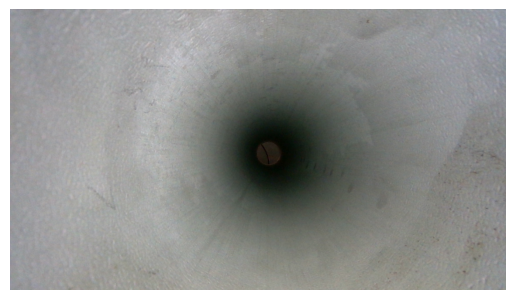
#> input picture thesis/figs/color_0_raw.png, 515 x 300 px
$ python -i frame.py   (imports and definitions only)   (older library calls are emulated)
#> lines starting #> are read from the running program, lines starting #| are printed output that depends on the picture; after the words box and inside, x2 and y2 are one past the last pixel; in counts of white or black regions, pixels touching at a corner belong together
from dataclasses import dataclass
from pathlib import Path
import cv2
import numpy as np
from pixels import PixelList, Pixel
from scipy.optimize import least_squares

WIDTH = 848
HEIGHT = 480
FOCAL_LENGTH_X = 422.068
FOCAL_LENGTH_Y = 424.824
PRINCIPAL_POINT_X = 404.892
PRINCIPAL_POINT_Y = 260.621
camera_matrix = np.array([
    [FOCAL_LENGTH_X, 0, PRINCIPAL_POINT_X],
    [0, FOCAL_LENGTH_Y, PRINCIPAL_POINT_Y],
    [0, 0, 1]
], dtype=np.float32)


@dataclass
class Frame:
    frame_idx: int
    depth_path: Path
    color_path: Path
    raw_timestamp: int
    recording_time_str: str

    # [69 lines left out: functions __post_init__, _extract_pixels, _classify_pixels, _get_reference_circle, _filter_pixels, _detect_ORBs, not called in this run]

    def set_pose(self, pose: np.ndarray):
        self.pose = pose

def fit_circle_to_depth_image(depth_img: np.ndarray):
    depth_norm = cv2.normalize(depth_img, np.zeros_like(depth_img, dtype=np.uint8), 0, 255, cv2.NORM_MINMAX, dtype=cv2.CV_8U)
    depth_uint8 = depth_norm.astype(np.uint8)

    _, binary_img = cv2.threshold(depth_uint8, 0, 255, cv2.THRESH_BINARY + cv2.THRESH_OTSU)
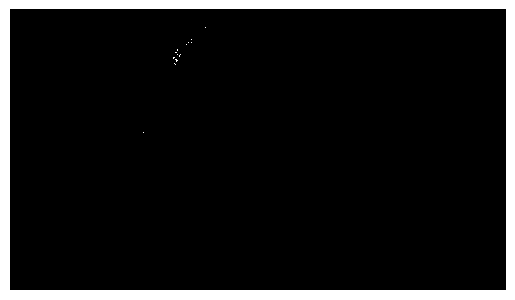
#> binary_img: shape (300, 515); 9.8% white; 14 white regions (13 under 20 px), largest, box (x1, y1, x2, y2) and area: (0, 0, 515, 300) 15124

    kernel_1 = np.ones((5, 5), np.uint8)
    kernel_2 = np.ones((13, 13), np.uint8)
    dilated = cv2.dilate(binary_img, kernel_2, iterations=1)
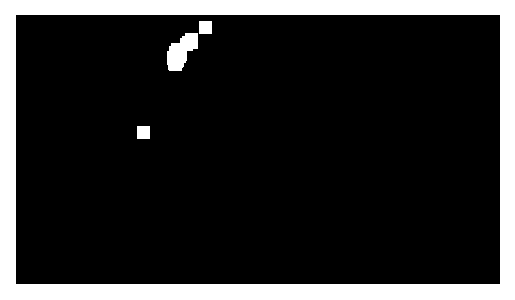
#> dilated: shape (300, 515); 16.4% white; 4 white regions, box (x1, y1, x2, y2) and area: (0, 0, 515, 300) 24304, (167, 33, 198, 71) 737, (199, 21, 212, 34) 169, (137, 126, 150, 139) 169
    eroded = cv2.erode(dilated, kernel_1, iterations=3)
#> eroded: shape (300, 515); 9.8% white; 6 white regions (4 under 20 px), largest, box (x1, y1, x2, y2) and area: (0, 0, 515, 300) 15124, (173, 49, 181, 65) 66

    contours, _ = cv2.findContours(eroded, cv2.RETR_EXTERNAL, cv2.CHAIN_APPROX_SIMPLE)
#> contours = [[[0, 0], [0, 299], [514, 299], [514, 0]]]

#> (the run stopped early here; a loop or call above may not have finished)
